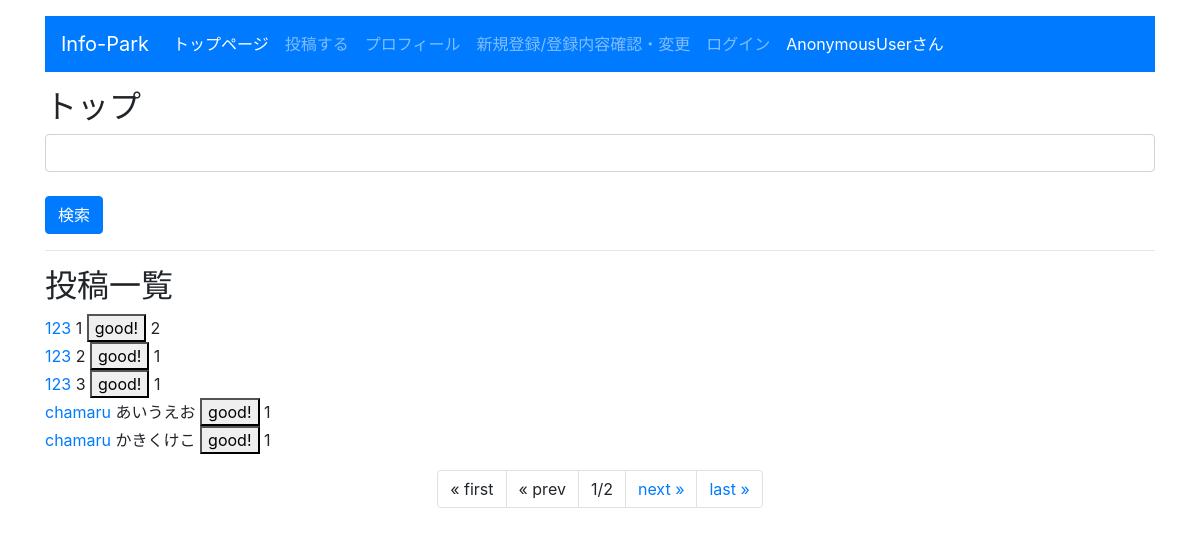
The page /info_park_v2/ on the database its author committed.
### info_park_v2/models.py (models this page shows, shortened)
class Content(models.Model):
    owner = models.ForeignKey(User,on_delete=models.CASCADE,related_name='content_owner')
    keyword = models.TextField(max_length=10)
    content = models.TextField(max_length=1000)
    good_count = models.IntegerField(default=0)

### info_park_v2/views.py (the view)
# urls.py: path('', views.index, name='index'),
def index(request,num=1):
    if(request.method == 'POST'):
        form = ContentsResearchForm(request.POST)
        find = request.POST['keyword']
        data = Content.objects.filter(content__contains=find)
    else:
        form = ContentsResearchForm()
        data = Content.objects.all()
    paginator = Paginator(data,5)
    params = {
        'title':"トップ",
        'form':form,
        'contents':paginator.get_page(num),
        'login_user':request.user,
    }
    return render(request, 'info_park_v2/index.html',params)

### info_park_v2/forms.py
class ContentsResearchForm(forms.Form):
    keyword = forms.CharField(label="",max_length=10,required=False,widget=forms.TextInput(attrs={'class':'form-control'}))

### info_park_v2/templates/info_park_v2/index.html (shortened to what this page needs)
{% load static %}
<!doctype html>
<html lang="ja">
<head>
    <link rel="stylesheet"
    href="https://stackpath.bootstrapcdn.com/bootstrap/4.3.1/css/bootstrap.min.css"
>
    </head>
<body class="container">
    <nav class="navbar navbar-expand-sm navbar-dark bg-primary mt-3 mb-3">
        <a class="navbar-brand" href="#">Info-Park</a>
        <div class="collapse navbar-collapse">
            <ul class="navbar-nav">
                <li class="nav-item active">
                    <a class="nav-link" href="#">トップページ</a>
                </li>
                <li class="nav-item">
                    <a class="nav-link" href="{% url 'post' %}">投稿する</a>
                </li>
                <li class="nav-item">
                    <a class="nav-link" href="{% url 'profile' %}">プロフィール</a>
                </li>
                <li class="nav-item">
                    <a class="nav-link" href="{% url 'register' %}">新規登録/登録内容確認・変更</a>
                </li>
                <li class="nav-item">
                    {% if request.user.is_authenticated %}
                    <a class="nav-link" href="{% url 'Logout' %}">ログアウト</a>
                    {% else %}
                    <a class="nav-link" href="{% url 'Login' %}">ログイン</a>
                    {% endif %}
                </li>
                <span class="nav-link active" active>{{login_user}}さん</span>
            </ul>
        </div>
    </nav>
    <h2>{{title}}</h2>
    <form action="{% url 'index'%}" method="post">
        {{form.as_p}}
        <tr><th></th><td>
            <input type="submit" value="検索" class="btn btn-primary mt-2"></td></tr>
    </form>
    <hr>
    <h2>投稿一覧</h2>
    <table class="table">
    {% for item in contents %}
        <p class="my-0">
            <a class="user_link" href="{% url 'other_pro' item.owner.id%}">{{item.owner}}</a>
            {{item.content}}
            <a href="{% url 'good' item.id %}"><button class="py-0">good!</button></a>
            {{item.good_count}}
            </td></p>
    {% endfor %}
    </table>
    <ul class="pagination justify-content-center">
        {% if contents.has_previous %}
        <li class="page-item">
            <a class="page-link" href="{% url 'index' %}">&laquo; first</a>
        </li>
        <li class="page-item">
            <a class="page-link" href="{% url 'index'%}{{contents.previous_page_number}}">&laquo; prev</a>
        </li>
        {% else %}
        <li class="page-item">
            <a class="page-link">&laquo; first</a>
        </li>
        <li class="page-item">
            <a class="page-link">&laquo; prev</a>
        </li>
        {%  endif %}
        <li class="page-item">
            <a class="page-link">
            {{contents.number}}/{{contents.paginator.num_pages}}</a>
        </li>
        {% if contents.has_next %}
        <li class="page-item">
            <a class="page-link" href="{% url 'index' %}{{contents.next_page_number}}">next &raquo;</a>
        </li>
        <li class="page-item">
            <a class="page-link" href="{% url 'index' %}{{contents.paginator.num_pages}}">last &raquo;</a>
        </li>
        {% endif%}
    </ul>
</body>
</html>

### rows shown on the page
Content: owner "123", content "1", good_count "2"
Content: owner "123", content "2", good_count "1"
Content: owner "123", content "3", good_count "1"
Content: owner "chamaru", content "あいうえお", good_count "1"
Content: owner "chamaru", content "かきくけこ", good_count "1"

### other values the page prints
{{ login_user }} "AnonymousUser"
{{ title }} "トップ"
{{ contents.number }} "1"
{{ contents.paginator.num_pages }} "2"
